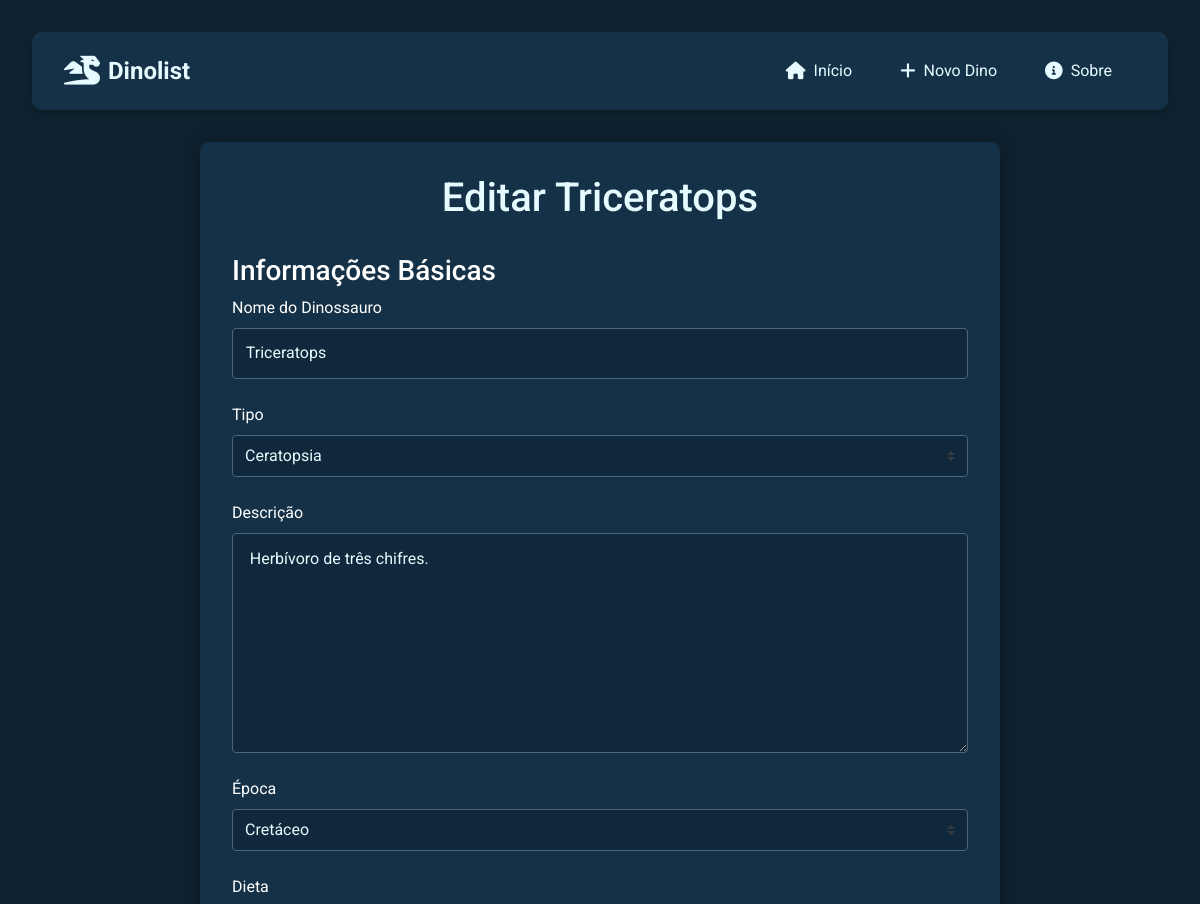
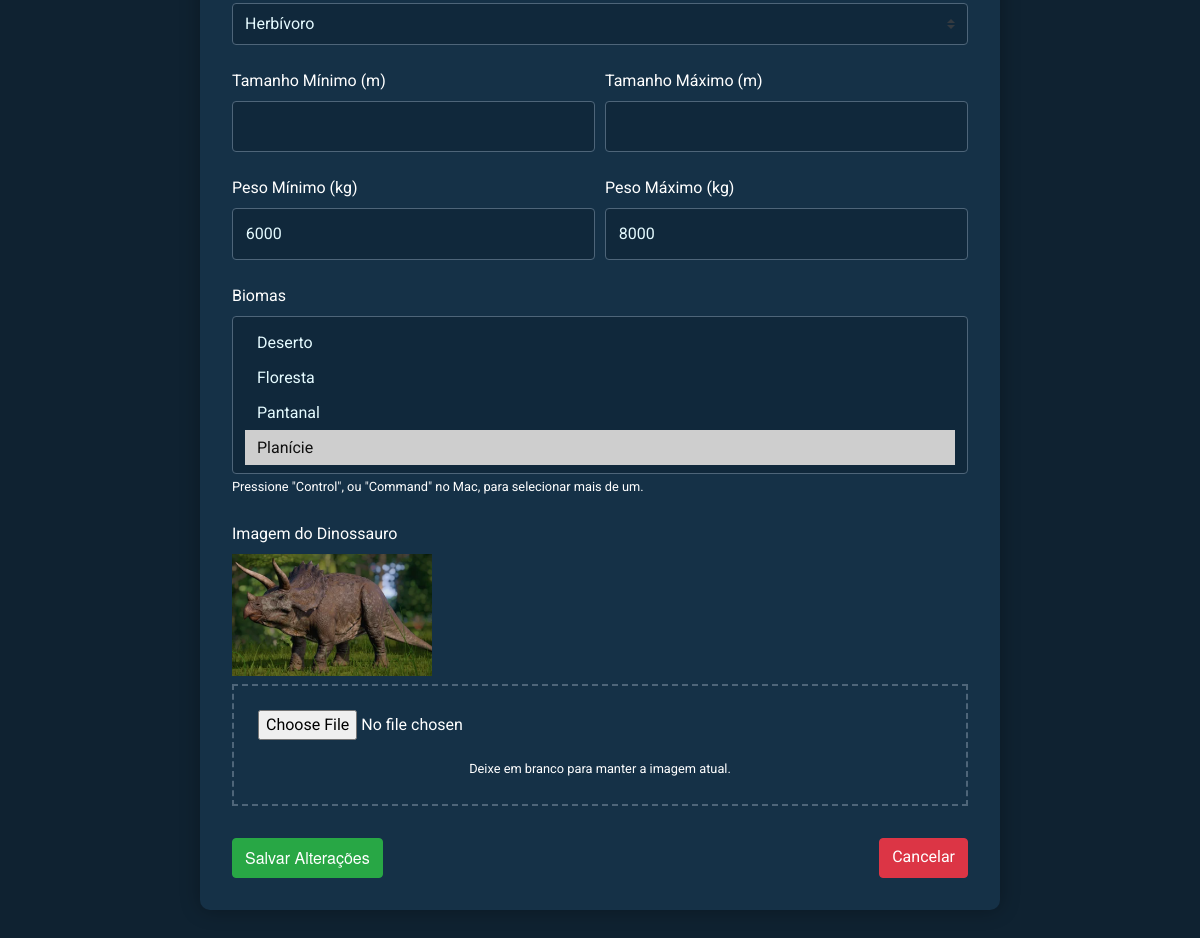
The app's page /dino/2/edit/ with its own data (2 pictures, top to bottom).
### post_app/models.py (models this page shows, shortened)
class Post(models.Model):
    dinoNome = models.CharField(max_length=100)
    dinoTipo = models.ForeignKey(DinoTipoDeDino, on_delete=models.CASCADE)
    dinoDescricao = models.TextField()
    dinoEpoca = models.ForeignKey(DinoEpoca, on_delete=models.CASCADE)
    dinoDieta = models.ForeignKey(DinoDieta, on_delete=models.CASCADE)
    dinoTamanhoMin = models.DecimalField(max_digits=5, decimal_places=2, validators=[MinValueValidator(0.0)])
    dinoTamanhoMax = models.DecimalField(max_digits=5, decimal_places=2, validators=[MinValueValidator(0.0)])
    dinoPesoMin = models.IntegerField(validators=[MinValueValidator(0)])
    dinoPesoMax = models.IntegerField(validators=[MinValueValidator(0)])
    biomas = models.ManyToManyField(DinoBioma)
    dinoImage = models.ImageField(upload_to='images/', blank=True, null=True)
    dinoCreateDate = models.DateTimeField(auto_now_add=True)
    class Meta:
        verbose_name = 'Dinossauro'
        verbose_name_plural = 'Dinossauros'
        ordering = ['id']

class DinoTipoDeDino(models.Model):
    nome = models.CharField(max_length=100)  # Nome do tipo de dinossauro, com limite de 100 caracteres.
    class Meta:
        verbose_name = 'Tipo'
        verbose_name_plural = 'Tipos'
        ordering = ['nome']  # Ordena os tipos de dinossauros por nome.

class DinoEpoca(models.Model):
    nome = models.CharField(max_length=100)  # Nome da época geológica, com limite de 100 caracteres.
    class Meta:
        verbose_name = 'Época'
        verbose_name_plural = 'Épocas'
        ordering = ['nome']  # Ordena as épocas por nome.

class DinoDieta(models.Model):
    nome = models.CharField(max_length=100)  # Nome do tipo de dinossauro, com limite de 100 caracteres.
    class Meta:
        verbose_name = 'Dieta'
        verbose_name_plural = 'Dietas'
        ordering = ['nome']  # Ordena os tipos de dinossauros por nome.

class DinoBioma(models.Model):
    nome = models.CharField(max_length=100)  # Nome do bioma, com limite de 100 caracteres.
    class Meta:
        verbose_name = 'Bioma'
        verbose_name_plural = 'Biomas'
        ordering = ['nome']  # Ordena os biomas por nome.

### post_app/views.py (the view)
# urls.py: path('dino/<int:id>/edit/', views.dino_edit, name='dino_edit'),
def dino_edit(request, id):
    print("\n=== Iniciando dino_edit ===")
    post = get_object_or_404(Post, id=id)
    print(f"Post encontrado: {post.dinoNome}")
    if request.method == 'POST':
        print("\nMétodo POST detectado")
        print(f"POST data: {request.POST}")
        print(f"FILES data: {request.FILES}")
        form = PostsForm(request.POST, request.FILES, instance=post)
        print(f"Form é válido? {form.is_valid()}")
        if form.is_valid():
            print("\nForm válido, salvando...")
            if not request.FILES.get('dinoImage'):
                print("Mantendo imagem atual")
                form.instance.dinoImage = post.dinoImage
            form.save()
            print("Salvamento concluído")
            messages.success(request, 'Dinossauro atualizado com sucesso!')
            return redirect('dino_detail', id=id)
        else:
            print(f"\nErros no formulário: {form.errors}")
            messages.error(request, 'Por favor, corrija os erros abaixo.')
    else:
        print("\nMétodo GET detectado")
        form = PostsForm(instance=post)
    context = {
        'post': post,
        'form': form,
        'tipos': DinoTipoDeDino.objects.all(),
        'epocas': DinoEpoca.objects.all(),
        'dietas': DinoDieta.objects.all(),
        'biomas': DinoBioma.objects.all(),
    }
    print("\nContext preparado para renderização")
    print(f"Tipos disponíveis: {context['tipos'].count()}")
    print(f"Épocas disponíveis: {context['epocas'].count()}")
    print(f"Dietas disponíveis: {context['dietas'].count()}")
    print(f"Biomas disponíveis: {context['biomas'].count()}")
    return render(request, 'dino_edit.html', context)

### post_app/templates/dino_edit.html (shortened to what this page needs)
{% extends 'base.html' %}
{% load static %}
{% block extra_css %}
<link rel="stylesheet" href="{% static 'css/dino_add.css' %}">
{% endblock %}
{% block content %}
<div class="post_form_create">
    <h1 class="form-title">Editar {{ post.dinoNome }}</h1>
    <form method="POST" enctype="multipart/form-data" id="dinoForm">
        <div class="form-sections">
            <section class="form-section active">
                <h3>Informações Básicas</h3>
                <div class="form-group">
                    <label for="dinoNome">Nome do Dinossauro</label>
                    <input type="text" class="form-control" id="dinoNome" name="dinoNome" value="{{ post.dinoNome }}" required>
                </div>
                <div class="form-group">
                    <label for="dinoTipo">Tipo</label>
                    <select class="form-control custom-select" id="dinoTipo" name="dinoTipo" required>
                        {% for tipo in tipos %}
                            <option value="{{ tipo.id }}" {% if tipo.id == post.dinoTipo.id %}selected{% endif %}>
                                {{ tipo.nome }}
                            </option>
                        {% endfor %}
                    </select>
                </div>
                <div class="form-group">
                    <label for="dinoDescricao">Descrição</label>
                    <textarea class="form-control" id="dinoDescricao" name="dinoDescricao" rows="8"
                    style="min-height: 200px; resize: vertical;"
                    required> {{ post.dinoDescricao }}
                    </textarea>
                </div>
                <div class="form-group">
                    <label for="dinoEpoca">Época</label>
                    <select class="form-control custom-select" id="dinoEpoca" name="dinoEpoca" required>
                        {% for epoca in epocas %}
                            <option value="{{ epoca.id }}" {% if epoca.id == post.dinoEpoca.id %}selected{% endif %}>
                                {{ epoca.nome }}
                            </option>
                        {% endfor %}
                    </select>
                </div>
                <div class="form-group">
                    <label for="dinoDieta">Dieta</label>
                    <select class="form-control custom-select" id="dinoDieta" name="dinoDieta" required>
                        {% for dieta in dietas %}
                            <option value="{{ dieta.id }}" {% if dieta.id == post.dinoDieta.id %}selected{% endif %}>
                                {{ dieta.nome }}
                            </option>
                        {% endfor %}
                    </select>
                </div>
                <div class="form-row">
                    <div class="form-group col-md-6">
                        <label for="dinoTamanhoMin">Tamanho Mínimo (m)</label>
                        <input type="number" step="0.1" class="form-control" id="dinoTamanhoMin" name="dinoTamanhoMin" value="{{ post.dinoTamanhoMin }}" required>
                    </div>
                    <div class="form-group col-md-6">
                        <label for="dinoTamanhoMax">Tamanho Máximo (m)</label>
                        <input type="number" step="0.1" class="form-control" id="dinoTamanhoMax" name="dinoTamanhoMax" value="{{ post.dinoTamanhoMax }}" required>
                    </div>
                </div>
                <div class="form-row">
                    <div class="form-group col-md-6">
                        <label for="dinoPesoMin">Peso Mínimo (kg)</label>
                        <input type="number" class="form-control" id="dinoPesoMin" name="dinoPesoMin" value="{{ post.dinoPesoMin }}" required>
                    </div>
                    <div class="form-group col-md-6">
                        <label for="dinoPesoMax">Peso Máximo (kg)</label>
                        <input type="number" class="form-control" id="dinoPesoMax" name="dinoPesoMax" value="{{ post.dinoPesoMax }}" required>
                    </div>
                </div>
                <div class="form-group">
                    <label for="biomas">Biomas</label>
                    <select multiple class="form-control custom-select" id="biomas" name="biomas" required>
                        {% for bioma in biomas %}
                            <option value="{{ bioma.id }}" {% if bioma in post.biomas.all %}selected{% endif %}>
                                {{ bioma.nome }}
                            </option>
                        {% endfor %}
                    </select>
                    <small>Pressione "Control", ou "Command" no Mac, para selecionar mais de um.</small>
                </div>
                <div class="form-group">
                    <label for="dinoImage">Imagem do Dinossauro</label>
                    <div class="current-image mb-2">
                        <img src="{{ post.dinoImage.url }}" alt="Imagem atual" style="max-width: 200px;">
                    </div>
                    <div class="custom-file-upload">
                        <input type="file" class="form-control-file" id="dinoImage" name="dinoImage" accept="image/*">
                        <small>Deixe em branco para manter a imagem atual.</small>
                    </div>
                </div>
            </section>
        </div>
        <div class="form-navigation">
            <button type="submit" class="btn btn-success">Salvar Alterações</button>
            <a href="{% url 'dino_detail' post.id %}" class="btn btn-danger">Cancelar</a>
        </div>
    </form>
</div>
{% endblock %}

### static/css/base.css (style rules this page uses)
:root { --primary-bg-color: #153147; --secondary-bg-color: #2e5270; --terciary-bg-color: rgb(78, 101, 121); --highlight-bg-color: rgba(11,29,44,.459); --text-color: #e5fbff; --font-size-base: 16px; --font-size-large: 25px; --font-size-small: 15px; --border-radius: 3%; --padding-base: .8em; }
* { box-sizing: border-box; font-family: 'Roboto', sans-serif; margin: 0; padding: 0; }
a { text-decoration: none; }
button { background-color: var(--terciary-bg-color); border-radius: 8px; border-style: none; box-sizing: border-box; color: #FFFFFF; cursor: pointer; display: inline-block; font-family: "Haas Grot Text R Web", "Helvetica Neue", Helvetica, Arial, sans-serif; font-size: 14px; font-weight: 500; height: 40px; line-height: 20px; list-style: none; margin: 0; outline: none; padding: 10px 16px; position: relative; text-align: center; text-decoration: none; transition: color 100ms; vertical-align: baseline; user-select: none; -webkit-user-select: none; touch-action: manipulation; }
body { background-color: #0f2231; }
button { transition: background-color 0.3s, transform 0.2s; }

### static/css/dino_add.css (style rules this page uses)
.post_form_create { max-width: 800px; margin: 2rem auto; padding: 2rem; background-color: var(--primary-bg-color); border-radius: 10px; box-shadow: 0 0 20px rgba(0,0,0,0.3); }
.form-title { text-align: center; color: var(--text-color); margin-bottom: 2rem; }
.form-section { display: none; animation: fadeIn 0.5s; }
.form-section.active { display: block; }
.form-group { margin-bottom: 1.5rem; }
.form-control, .custom-select { background-color: var(--highlight-bg-color); border: 1px solid var(--terciary-bg-color); color: var(--text-color); padding: 0.8rem; }
.custom-file-upload { border: 2px dashed var(--terciary-bg-color); padding: 1.5rem; text-align: center; cursor: pointer; margin-top: 0.5rem; }
.form-navigation { display: flex; justify-content: space-between; margin-top: 2rem; }
.form-control.custom-select { min-height: 38px; height: auto !important; padding: 8px 12px; line-height: 1.5; overflow: visible; }
.form-control.custom-select option { padding: 8px 12px; line-height: 1.5; min-height: 30px; white-space: normal; word-wrap: break-word; }
select[multiple].form-control.custom-select { min-height: 120px; }

### records on screen
Post: dinoNome "Triceratops", dinoTipo "Ceratopsia", dinoDescricao "Herbívoro de três chifres.", dinoEpoca "Cretáceo", dinoDieta "Herbívoro", dinoPesoMin "6000", dinoPesoMax "8000", biomas "Deserto / Floresta / Pantanal / Planície ☑", dinoImage (picture)
